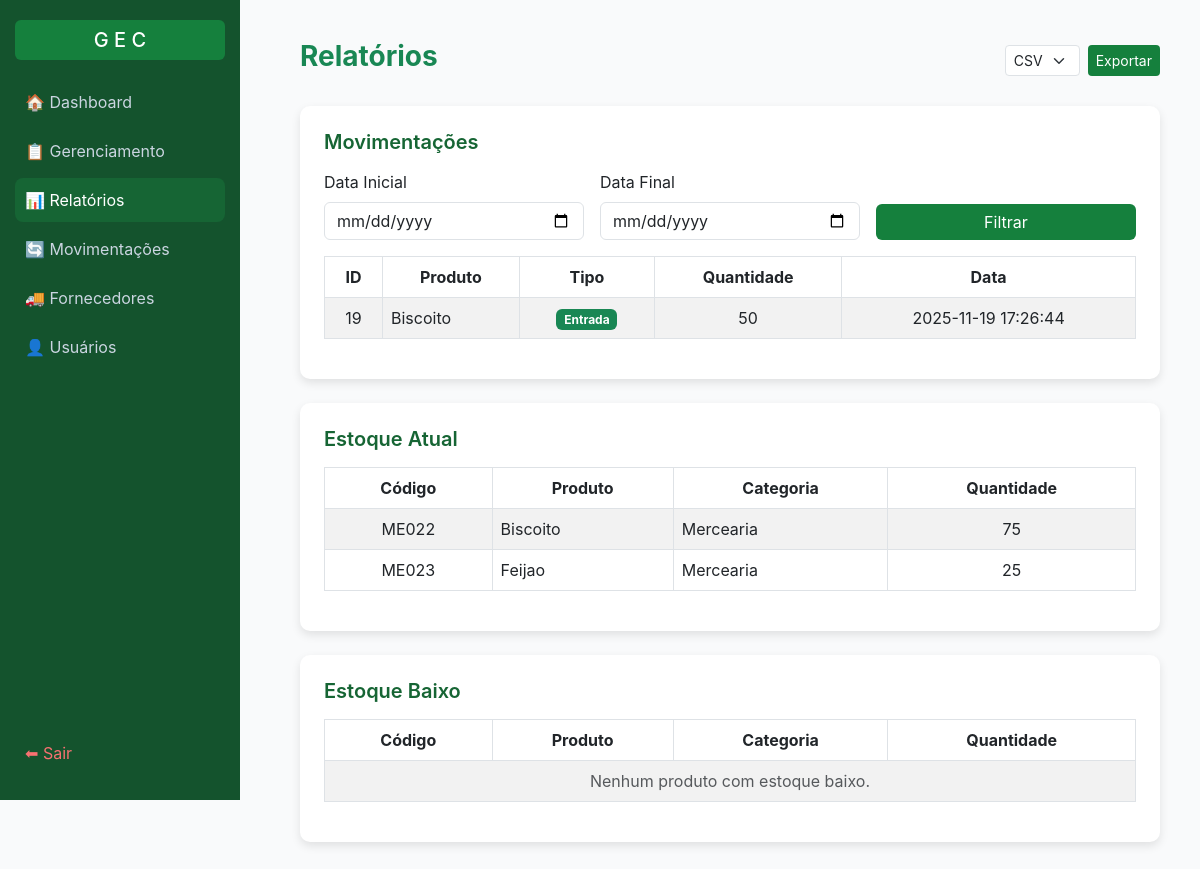
/relatorios (signed in), run on the app's committed database.
### tables this page shows
CREATE TABLE "movimentacoes" (
	"id"	INTEGER,
	"produto_id"	INTEGER,
	"tipo"	TEXT,
	"quantidade"	INTEGER,
	"data"	TIMESTAMP DEFAULT CURRENT_TIMESTAMP,
	PRIMARY KEY("id" AUTOINCREMENT)
);

CREATE TABLE "produtos" (
	"id"	INTEGER,
	"nome"	TEXT NOT NULL,
	"descricao"	TEXT,
	"codigo"	NUMERIC UNIQUE,
	"categoria"	TEXT,
	"preco"	REAL NOT NULL,
	"fornecedor_id"	INTEGER,
	"data_validade"	TEXT NOT NULL,
	"status_validade"	TEXT DEFAULT 'válido',
	"ativo"	INTEGER DEFAULT 1,
	PRIMARY KEY("id" AUTOINCREMENT),
	FOREIGN KEY("fornecedor_id") REFERENCES "fornecedores"("id")
);

CREATE TABLE "estoque" (
    "id" INTEGER PRIMARY KEY AUTOINCREMENT,
    "produto_id" INTEGER NOT NULL,
    "quantidade" INTEGER DEFAULT 0,
	"atualizado_em" TIMESTAMP DEFAULT CURRENT_TIMESTAMP,
    FOREIGN KEY(produto_id) REFERENCES produtos(id)
);

### app.py (the view, shortened to what this page needs)
@app.route("/relatorios", methods=["GET", "POST"])
@login_required
def relatorios():
    conn = conectar()
    cur = conn.cursor()
    tipo_exportar = request.args.get("exportar")
    estoque_atual = cur.execute("""
        SELECT p.id, p.nome, p.codigo, p.categoria, e.quantidade
        FROM estoque e
        LEFT JOIN produtos p ON e.produto_id = p.id
        WHERE p.ativo=1
        ORDER BY p.nome ASC
    """).fetchall()
    estoque_baixo = cur.execute("""
        SELECT p.id, p.nome, p.codigo, p.categoria, e.quantidade
        FROM estoque e
        LEFT JOIN produtos p ON e.produto_id = p.id
        WHERE p.ativo=1 AND e.quantidade <= 20
        ORDER BY e.quantidade ASC
    """).fetchall()
    movimentos = []
    if request.method == "POST":
        data_inicio = request.form["data_inicio"]
        data_fim = request.form["data_fim"]
        movimentos = cur.execute("""
            SELECT m.id, m.tipo, m.quantidade, m.data, p.nome
            FROM movimentacoes m
            LEFT JOIN produtos p ON m.produto_id = p.id
            WHERE date(m.data) BETWEEN date(?) AND date(?)
            ORDER BY m.data DESC
        """, (data_inicio, data_fim)).fetchall()
    else:
        movimentos = cur.execute("""
            SELECT m.id, m.tipo, m.quantidade, m.data, p.nome
            FROM movimentacoes m
            LEFT JOIN produtos p ON m.produto_id = p.id
            ORDER BY m.data DESC LIMIT 15
        """).fetchall()
    conn.close()
    return render_template(
        "outros/relatorio.html",
        estoque_atual=estoque_atual,
        estoque_baixo=estoque_baixo,
        movimentos=movimentos
)

### app.py (called while the page is built)
def login_required(f):
    @wraps(f)
    def wrapper(*args, **kwargs):
        if not session.get("usuario"):
            flash("Faça login primeiro!")
            return redirect(url_for("login"))
        return f(*args, **kwargs)
    return wrapper

### data/db.py (called while the page is built)
def conectar():
    return sqlite3.connect("data/estoque.db")

### templates/outros/relatorio.html (shortened to what this page needs)
<!DOCTYPE html>
<html lang="pt-BR">
<head>
  <link href="https://cdn.jsdelivr.net/npm/bootstrap@5.3.0/dist/css/bootstrap.min.css" rel="stylesheet">
</head>
<body>
  <div class="sidebar">
    <div>
      <h5>G E C</h5>
      <a href="{{ url_for('home') }}">🏠 Dashboard</a>
      <a href="{{ url_for('gerenciamento') }}">📋 Gerenciamento</a>
      <a href="{{ url_for('relatorios') }}" class="active">📊 Relatórios</a>
      <a href="{{ url_for('movimentacao') }}">🔄 Movimentações</a>
      {% if session.perfil == "admin" %}
      <a href="{{ url_for('listar_forn') }}">🚚 Fornecedores</a>
      <a href="{{ url_for('listar_usuarios') }}">👤 Usuários</a>
      {% endif %}
    </div>
    <div>
      <a href="{{ url_for('login') }}" class="logout">⬅ Sair</a>
    </div>
  </div>
  <div class="content">
    <div class="d-flex justify-content-between align-items-center mb-4">
      <h3 class="fw-bold text-success">Relatórios</h3>
      <form method="GET" action="{{ url_for('relatorios') }}" class="d-flex gap-2">
        <select name="exportar" class="form-select form-select-sm" required>
          <option value="csv">CSV</option>
        </select>
        <button type="submit" class="btn btn-success btn-sm">Exportar</button>
      </form>
    </div>
    <div class="card p-4 mb-4">
      <h5 class="section-title mb-3">Movimentações</h5>
      <form method="POST" class="row g-3 mb-3">
        <div class="col-md-4">
          <label class="form-label">Data Inicial</label>
          <input type="date" name="data_inicio" class="form-control" required>
        </div>
        <div class="col-md-4">
          <label class="form-label">Data Final</label>
          <input type="date" name="data_fim" class="form-control" required>
        </div>
        <div class="col-md-4 d-flex align-items-end">
          <button type="submit" class="btn btn-success w-100">Filtrar</button>
        </div>
      </form>
      <div class="table-responsive">
        <table class="table table-bordered table-striped align-middle">
          <thead>
            <tr class="text-center">
              <th>ID</th>
              <th>Produto</th>
              <th>Tipo</th>
              <th>Quantidade</th>
              <th>Data</th>
            </tr>
          </thead>
          <tbody>
            {% if movimentos %}
              {% for m in movimentos %}
              <tr>
                <td class="text-center">{{ m[0] }}</td>
                <td>{{ m[4] }}</td>
                <td class="text-center">
                  {% if m[1] == 'entrada' %}
                    <span class="badge bg-success">Entrada</span>
                  {% else %}
                    <span class="badge bg-danger">Saída</span>
                  {% endif %}
                </td>
                <td class="text-center">{{ m[2] }}</td>
                <td class="text-center">{{ m[3] }}</td>
              </tr>
              {% endfor %}
            {% else %}
              <tr><td colspan="5" class="text-center text-muted">Nenhuma movimentação registrada.</td></tr>
            {% endif %}
          </tbody>
        </table>
      </div>
    </div>
    <div class="card p-4 mb-4">
      <h5 class="section-title mb-3">Estoque Atual</h5>
      <div class="table-responsive">
        <table class="table table-bordered table-striped align-middle">
          <thead>
            <tr class="text-center">
              <th>Código</th>
              <th>Produto</th>
              <th>Categoria</th>
              <th>Quantidade</th>
            </tr>
          </thead>
          <tbody>
            {% if estoque_atual %}
              {% for e in estoque_atual %}
              <tr>
                <td class="text-center">{{ e[2] }}</td>
                <td>{{ e[1] }}</td>
                <td>{{ e[3] }}</td>
                <td class="text-center">{{ e[4] }}</td>
              </tr>
              {% endfor %}
            {% else %}
              <tr><td colspan="4" class="text-center text-muted">Nenhum produto em estoque.</td></tr>
            {% endif %}
          </tbody>
        </table>
      </div>
    </div>
    <div class="card p-4 mb-4">
      <h5 class="section-title mb-3">Estoque Baixo</h5>
      <div class="table-responsive">
        <table class="table table-bordered table-striped align-middle">
          <thead>
            <tr class="text-center">
              <th>Código</th>
              <th>Produto</th>
              <th>Categoria</th>
              <th>Quantidade</th>
            </tr>
          </thead>
          <tbody>
            {% if estoque_baixo %}
              {% for e in estoque_baixo %}
              <tr>
                <td class="text-center">{{ e[2] }}</td>
                <td>{{ e[1] }}</td>
                <td>{{ e[3] }}</td>
                <td class="text-center text-danger fw-bold">{{ e[4] }}</td>
              </tr>
              {% endfor %}
            {% else %}
              <tr><td colspan="4" class="text-center text-muted">Nenhum produto com estoque baixo.</td></tr>
            {% endif %}
          </tbody>
        </table>
      </div>
    </div>
  </div>
</body>
</html>

### templates/outros/relatorio.html (style rules this page uses)
body { background-color: #f9fafb; font-family: "Inter", sans-serif; }
.sidebar { height: 100vh; width: 240px; background-color: #14532d; color: #fff; position: fixed; top: 0; left: 0; padding: 20px 15px; display: flex; flex-direction: column; justify-content: space-between; }
.sidebar h5 { background-color: #15803d; text-align: center; border-radius: 6px; padding: 8px 0; margin-bottom: 20px; }
.sidebar a { color: #cbd5e1; text-decoration: none; padding: 10px; border-radius: 8px; margin-bottom: 5px; transition: 0.2s; display: block; }
.sidebar a:hover, .sidebar a.active { background-color: #166534; color: #fff; }
.logout { color: #f87171 !important; }
.content { margin-left: 260px; padding: 40px; padding-bottom: 20px; }
.card { border: none; border-radius: 10px; box-shadow: 0 4px 10px rgba(0, 0, 0, 0.1); }
.table thead { background-color: #166534; color: white; }
.btn-success { background-color: #15803d; border: none; }
.section-title { color: #166534; font-weight: 600; }

### data on the page
movimentacoes: id "19", nome "Biscoito", tipo "Entrada", quantidade "50", data "2025-11-19 17:26:44"
estoque: codigo "ME022", nome "Biscoito", categoria "Mercearia", quantidade "75"
estoque: codigo "ME023", nome "Feijao", categoria "Mercearia", quantidade "25"
